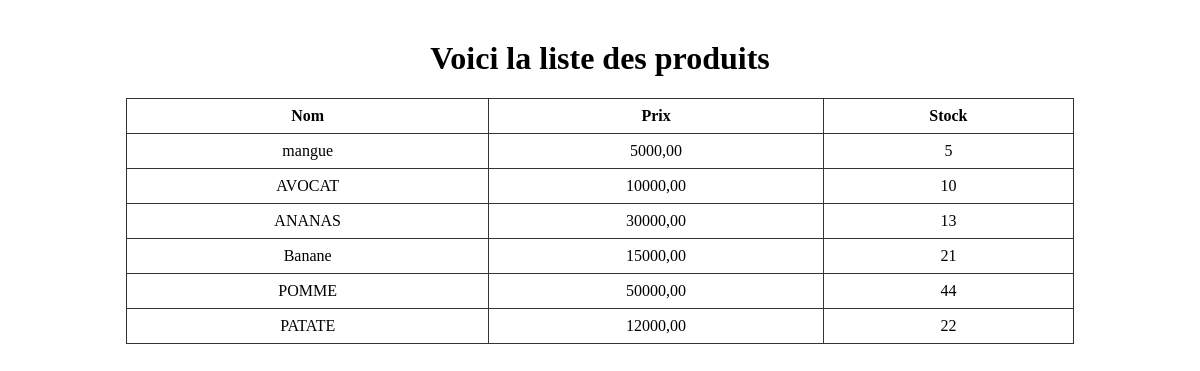
The page /commande/produits/ on the database its author committed.
### commande/models.py (models this page shows, shortened)
class Produit(models.Model):
    nom = models.CharField(max_length=100)
    prix = models.DecimalField(max_digits=10, decimal_places=2)
    stock = models.IntegerField()

### commande/views.py (the view)
# urls.py: path('produits/', liste_produits, name='liste_produits'),
def liste_produits(request):
    produits = Produit.objects.all()  # ✅ 'produits' est une variable
    return render(request, 'liste_produits.html', {'produits': produits})

### commande/templates/liste_produits.html (shortened to what this page needs)
<!DOCTYPE html>
<html>
<head>
</head>
<body>
    <h1>Voici la liste des produits</h1>
    <table>
        <thead>
            <tr>
                <th>Nom</th>
                <th>Prix</th>
                <th>Stock</th>
            </tr>
        </thead>
        <tbody>
            {% for produit in produits %}
            <tr>
                <td>{{ produit.nom }}</td>
                <td>{{ produit.prix }}</td>
                <td>{{ produit.stock }}</td>
            </tr>
            {% empty %}
            <tr><td colspan="3">Aucun produit disponible</td></tr>
            {% endfor %}
        </tbody>
    </table>
</body>
</html>

### commande/templates/liste_produits.html (style rules this page uses)
table { border-collapse: collapse; width: 80%; margin: 20px auto; }
th, td { border: 1px solid #333; padding: 8px 12px; text-align: center; }
h1 { text-align: center; margin-top: 40px; }

### rows shown on the page
Produit: nom "mangue", prix "5000,00", stock "5"
Produit: nom "AVOCAT", prix "10000,00", stock "10"
Produit: nom "ANANAS", prix "30000,00", stock "13"
Produit: nom "Banane", prix "15000,00", stock "21"
Produit: nom "POMME", prix "50000,00", stock "44"
Produit: nom "PATATE", prix "12000,00", stock "22"
